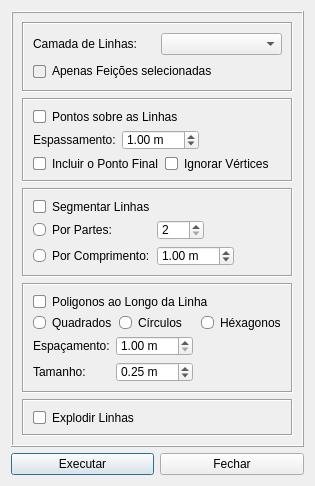
<?xml version="1.0" encoding="UTF-8"?>
<ui version="4.0">
 <class>OpLinhasDialog</class>
 <widget class="QDialog" name="OpLinhasDialog">
  <property name="geometry">
   <rect>
    <x>0</x>
    <y>0</y>
    <width>315</width>
    <height>483</height>
   </rect>
  </property>
  <property name="minimumSize">
   <size>
    <width>315</width>
    <height>0</height>
   </size>
  </property>
  <property name="maximumSize">
   <size>
    <width>315</width>
    <height>483</height>
   </size>
  </property>
  <property name="windowTitle">
   <string>Dialog</string>
  </property>
  <property name="windowIcon">
   <iconset>
    <normaloff>../icones/linhasop.png</normaloff>../icones/linhasop.png</iconset>
  </property>
  <layout class="QGridLayout" name="gridLayout_9">
   <item row="0" column="0" colspan="2">
    <widget class="QFrame" name="frame_5">
     <property name="frameShape">
      <enum>QFrame::Shape::Box</enum>
     </property>
     <property name="frameShadow">
      <enum>QFrame::Shadow::Raised</enum>
     </property>
     <layout class="QGridLayout" name="gridLayout_7">
      <item row="0" column="0">
       <widget class="QFrame" name="frame">
        <property name="frameShape">
         <enum>QFrame::Shape::Box</enum>
        </property>
        <property name="frameShadow">
         <enum>QFrame::Shadow::Sunken</enum>
        </property>
        <layout class="QGridLayout" name="gridLayout">
         <item row="0" column="0">
          <widget class="QLabel" name="label">
           <property name="text">
            <string>Camada de Linhas:</string>
           </property>
          </widget>
         </item>
         <item row="0" column="1">
          <widget class="QComboBox" name="comboBoxCamada">
           <property name="minimumSize">
            <size>
             <width>0</width>
             <height>0</height>
            </size>
           </property>
          </widget>
         </item>
         <item row="1" column="0" colspan="2">
          <widget class="QCheckBox" name="checkBoxSeleciona">
           <property name="minimumSize">
            <size>
             <width>0</width>
             <height>20</height>
            </size>
           </property>
           <property name="maximumSize">
            <size>
             <width>16777215</width>
             <height>20</height>
            </size>
           </property>
           <property name="styleSheet">
            <string notr="true">QCheckBox::indicator {
    width: 11px;  /* Aumentei um pouco o tamanho para melhor visualização */
    height: 11px;
    border-radius: 2px; /* Cantos ligeiramente arredondados */
    bbackground-color: #ffffff; /* Cor de fundo padrão */
    border: 1px solid #8a8a8a; /* Borda padrão */
    transition: all 0.2s ease; /* Suaviza as transições */
}

QCheckBox::indicator:hover {
    background-color: #ffffd5; /* Amarelo suave ao passar o mouse */
    border: 1px solid #8a8a8a; /* Borda padrão ao passar o mouse */
    border-radius: 2px; /* Mantém os cantos arredondados */
}

QCheckBox::indicator:checked {
    width: 11px;  /* Aumentei um pouco o tamanho para melhor visualização */
    height: 11px;
    background-color: #ffff00; /* Amarelo mais forte ao ser clicado */
    border: 1px solid #65964b; /* Borda verde escura ao ser clicado */
    border-radius: 3px; /* Mantém os cantos arredondados */
    box-shadow: inset 0px 4px 8px rgba(255, 0, 0, 0.5); /* Sombra interna para efeito 3D */
}</string>
           </property>
           <property name="text">
            <string>Apenas Feições selecionadas</string>
           </property>
          </widget>
         </item>
        </layout>
       </widget>
      </item>
      <item row="1" column="0">
       <widget class="QFrame" name="frame_4">
        <property name="frameShape">
         <enum>QFrame::Shape::Box</enum>
        </property>
        <property name="frameShadow">
         <enum>QFrame::Shadow::Sunken</enum>
        </property>
        <layout class="QGridLayout" name="gridLayout_8">
         <item row="0" column="0" colspan="2">
          <widget class="QCheckBox" name="checkBoxLinhas">
           <property name="styleSheet">
            <string notr="true">QCheckBox::indicator {
    width: 11px;  /* Aumentei um pouco o tamanho para melhor visualização */
    height: 11px;
    border-radius: 2px; /* Cantos ligeiramente arredondados */
    background-color: #ffffff; /* Cor de fundo padrão */
    border: 1px solid #8a8a8a; /* Borda padrão */
    transition: all 0.2s ease; /* Suaviza as transições */
}

QCheckBox::indicator:hover {
    background-color: #7eafff; /* Azul suave ao passar o mouse */
    border: 1px solid #8a8a8a; /* Borda padrão ao passar o mouse */
    border-radius: 2px; /* Mantém os cantos arredondados */
}

QCheckBox::indicator:checked {
    width: 11px;  /* Aumenta um pouco o tamanho para melhor visualização */
    height: 11px;
    background-color: #0000ff; /* Azul mais forte ao ser clicado */
    border: 1px solid #00007f; /* Borda Azul escura ao ser clicado */
    border-radius: 3px; /* Mantém os cantos arredondados */
    box-shadow: inset 0px 4px 8px rgba(255, 0, 0, 0.5); /* Sombra interna para efeito 3D */
}
</string>
           </property>
           <property name="text">
            <string>Pontos sobre as Linhas</string>
           </property>
          </widget>
         </item>
         <item row="1" column="0">
          <widget class="QLabel" name="label_3">
           <property name="text">
            <string>Espassamento:</string>
           </property>
          </widget>
         </item>
         <item row="1" column="1">
          <widget class="QDoubleSpinBox" name="doubleSpinBoxEspacamento">
           <property name="minimumSize">
            <size>
             <width>0</width>
             <height>20</height>
            </size>
           </property>
           <property name="suffix">
            <string> m</string>
           </property>
           <property name="minimum">
            <double>0.100000000000000</double>
           </property>
           <property name="maximum">
            <double>500.000000000000000</double>
           </property>
           <property name="singleStep">
            <double>0.500000000000000</double>
           </property>
           <property name="value">
            <double>1.000000000000000</double>
           </property>
          </widget>
         </item>
         <item row="1" column="2">
          <spacer name="horizontalSpacer">
           <property name="orientation">
            <enum>Qt::Orientation::Horizontal</enum>
           </property>
           <property name="sizeHint" stdset="0">
            <size>
             <width>68</width>
             <height>20</height>
            </size>
           </property>
          </spacer>
         </item>
         <item row="2" column="0" colspan="3">
          <layout class="QGridLayout" name="gridLayout_5">
           <item row="0" column="0">
            <widget class="QCheckBox" name="checkBoxPFinal">
             <property name="styleSheet">
              <string notr="true">QCheckBox::indicator {
    width: 11px;  /* Aumentei um pouco o tamanho para melhor visualização */
    height: 11px;
    border-radius: 2px; /* Cantos ligeiramente arredondados */
    background-color: #ffffff; /* Cor de fundo padrão */
    border: 1px solid #8a8a8a; /* Borda padrão */
    transition: all 0.2s ease; /* Suaviza as transições */
}

QCheckBox::indicator:hover {
    background-color: #aaff7f; /* Verde suave ao passar o mouse */
    border: 1px solid #8a8a8a; /* Borda padrão ao passar o mouse */
    border-radius: 2px; /* Mantém os cantos arredondados */
}

QCheckBox::indicator:checked {
    width: 11px;  /* Aumentei um pouco o tamanho para melhor visualização */
    height: 11px;
    background-color: #00ff00; /* Verde mais forte ao ser clicado */
    border: 1px solid #65964b; /* Borda verde escura ao ser clicado */
    border-radius: 3px; /* Mantém os cantos arredondados */
    box-shadow: inset 0px 4px 8px rgba(255, 0, 0, 0.5); /* Sombra interna para efeito 3D */
}</string>
             </property>
             <property name="text">
              <string>Incluir o Ponto Final</string>
             </property>
            </widget>
           </item>
           <item row="0" column="1">
            <widget class="QCheckBox" name="checkBoxIgnoraV">
             <property name="styleSheet">
              <string notr="true">QCheckBox::indicator {
    width: 11px;  /* Aumentei um pouco o tamanho para melhor visualização */
    height: 11px;
    border-radius: 2px; /* Cantos ligeiramente arredondados */
    background-color: #ffffff; /* Cor de fundo padrão */
    border: 1px solid #8a8a8a; /* Borda padrão */
    transition: all 0.2s ease; /* Suaviza as transições */
}

QCheckBox::indicator:hover {
    background-color: #aaff7f; /* Verde suave ao passar o mouse */
    border: 1px solid #8a8a8a; /* Borda padrão ao passar o mouse */
    border-radius: 2px; /* Mantém os cantos arredondados */
}

QCheckBox::indicator:checked {
    width: 11px;  /* Aumentei um pouco o tamanho para melhor visualização */
    height: 11px;
    background-color: #00ff00; /* Verde mais forte ao ser clicado */
    border: 1px solid #65964b; /* Borda verde escura ao ser clicado */
    border-radius: 3px; /* Mantém os cantos arredondados */
    box-shadow: inset 0px 4px 8px rgba(255, 0, 0, 0.5); /* Sombra interna para efeito 3D */
}</string>
             </property>
             <property name="text">
              <string>Ignorar Vértices</string>
             </property>
            </widget>
           </item>
          </layout>
         </item>
        </layout>
       </widget>
      </item>
      <item row="2" column="0">
       <widget class="QFrame" name="frame_3">
        <property name="frameShape">
         <enum>QFrame::Shape::Box</enum>
        </property>
        <property name="frameShadow">
         <enum>QFrame::Shadow::Sunken</enum>
        </property>
        <layout class="QGridLayout" name="gridLayout_3">
         <item row="1" column="2" colspan="2">
          <spacer name="horizontalSpacer_3">
           <property name="orientation">
            <enum>Qt::Orientation::Horizontal</enum>
           </property>
           <property name="sizeHint" stdset="0">
            <size>
             <width>50</width>
             <height>20</height>
            </size>
           </property>
          </spacer>
         </item>
         <item row="2" column="0">
          <widget class="QRadioButton" name="radioButtonComprimento">
           <property name="styleSheet">
            <string notr="true">QRadioButton::indicator {
    width: 11px;  
    height: 11px;
    border-radius: 5px; /* Circular, pois metade de 11 é aproximadamente 5 */
    background-color: #ffffff; /* Cor de fundo padrão */
    border: 1px solid #8a8a8a;
    transition: all 0.2s ease;
}

QRadioButton::indicator:hover {
    background-color: #aaff7f;
    border: 1px solid #8a8a8a;
    border-radius: 5px;
}

QRadioButton::indicator:checked {
    width: 11px;  
    height: 11px;
    background-color: #00ff00;
    border: 1px solid #65964b;
    border-radius: 5px;
    box-shadow: inset 0px 4px 8px rgba(255, 0, 0, 0.5);
}
</string>
           </property>
           <property name="text">
            <string>Por Comprimento:</string>
           </property>
          </widget>
         </item>
         <item row="0" column="0">
          <widget class="QCheckBox" name="checkBoxSegmentar">
           <property name="styleSheet">
            <string notr="true">QCheckBox::indicator {
    width: 11px;  /* Aumentei um pouco o tamanho para melhor visualização */
    height: 11px;
    border-radius: 2px; /* Cantos ligeiramente arredondados */
    background-color: #ffffff; /* Cor de fundo padrão */
    border: 1px solid #8a8a8a; /* Borda padrão */
    transition: all 0.2s ease; /* Suaviza as transições */
}

QCheckBox::indicator:hover {
    background-color: #7eafff; /* Azul suave ao passar o mouse */
    border: 1px solid #8a8a8a; /* Borda padrão ao passar o mouse */
    border-radius: 2px; /* Mantém os cantos arredondados */
}

QCheckBox::indicator:checked {
    width: 11px;  /* Aumenta um pouco o tamanho para melhor visualização */
    height: 11px;
    background-color: #0000ff; /* Azul mais forte ao ser clicado */
    border: 1px solid #00007f; /* Borda Azul escura ao ser clicado */
    border-radius: 3px; /* Mantém os cantos arredondados */
    box-shadow: inset 0px 4px 8px rgba(255, 0, 0, 0.5); /* Sombra interna para efeito 3D */
}
</string>
           </property>
           <property name="text">
            <string>Segmentar Linhas</string>
           </property>
          </widget>
         </item>
         <item row="1" column="1">
          <widget class="QSpinBox" name="spinBoxPartes">
           <property name="minimumSize">
            <size>
             <width>0</width>
             <height>20</height>
            </size>
           </property>
           <property name="suffix">
            <string/>
           </property>
           <property name="minimum">
            <number>2</number>
           </property>
           <property name="maximum">
            <number>500</number>
           </property>
           <property name="value">
            <number>2</number>
           </property>
          </widget>
         </item>
         <item row="2" column="3">
          <spacer name="horizontalSpacer_4">
           <property name="orientation">
            <enum>Qt::Orientation::Horizontal</enum>
           </property>
           <property name="sizeHint" stdset="0">
            <size>
             <width>40</width>
             <height>20</height>
            </size>
           </property>
          </spacer>
         </item>
         <item row="1" column="0">
          <widget class="QRadioButton" name="radioButtonPartes">
           <property name="styleSheet">
            <string notr="true">QRadioButton::indicator {
    width: 11px;  
    height: 11px;
    border-radius: 5px; /* Circular, pois metade de 11 é aproximadamente 5 */
    background-color: #ffffff; /* Cor de fundo padrão */
    border: 1px solid #8a8a8a;
    transition: all 0.2s ease;
}

QRadioButton::indicator:hover {
    background-color: #aaff7f;
    border: 1px solid #8a8a8a;
    border-radius: 5px;
}

QRadioButton::indicator:checked {
    width: 11px;  
    height: 11px;
    background-color: #00ff00;
    border: 1px solid #65964b;
    border-radius: 5px;
    box-shadow: inset 0px 4px 8px rgba(255, 0, 0, 0.5);
}
</string>
           </property>
           <property name="text">
            <string>Por Partes:</string>
           </property>
          </widget>
         </item>
         <item row="2" column="1" colspan="2">
          <widget class="QDoubleSpinBox" name="doubleSpinBoxSegmentos">
           <property name="minimumSize">
            <size>
             <width>0</width>
             <height>20</height>
            </size>
           </property>
           <property name="suffix">
            <string> m</string>
           </property>
           <property name="minimum">
            <double>0.500000000000000</double>
           </property>
           <property name="maximum">
            <double>500.000000000000000</double>
           </property>
           <property name="value">
            <double>1.000000000000000</double>
           </property>
          </widget>
         </item>
        </layout>
       </widget>
      </item>
      <item row="3" column="0">
       <widget class="QFrame" name="frame_2">
        <property name="frameShape">
         <enum>QFrame::Shape::Box</enum>
        </property>
        <property name="frameShadow">
         <enum>QFrame::Shadow::Sunken</enum>
        </property>
        <layout class="QGridLayout" name="gridLayout_6">
         <item row="0" column="0" colspan="3">
          <widget class="QCheckBox" name="checkBoxPoliLinhas">
           <property name="styleSheet">
            <string notr="true">QCheckBox::indicator {
    width: 11px;  /* Aumentei um pouco o tamanho para melhor visualização */
    height: 11px;
    border-radius: 2px; /* Cantos ligeiramente arredondados */
    background-color: #ffffff; /* Cor de fundo padrão */
    border: 1px solid #8a8a8a; /* Borda padrão */
    transition: all 0.2s ease; /* Suaviza as transições */
}

QCheckBox::indicator:hover {
    background-color: #7eafff; /* Azul suave ao passar o mouse */
    border: 1px solid #8a8a8a; /* Borda padrão ao passar o mouse */
    border-radius: 2px; /* Mantém os cantos arredondados */
}

QCheckBox::indicator:checked {
    width: 11px;  /* Aumenta um pouco o tamanho para melhor visualização */
    height: 11px;
    background-color: #0000ff; /* Azul mais forte ao ser clicado */
    border: 1px solid #00007f; /* Borda Azul escura ao ser clicado */
    border-radius: 3px; /* Mantém os cantos arredondados */
    box-shadow: inset 0px 4px 8px rgba(255, 0, 0, 0.5); /* Sombra interna para efeito 3D */
}
</string>
           </property>
           <property name="text">
            <string>Poligonos ao Longo da Linha</string>
           </property>
          </widget>
         </item>
         <item row="1" column="0" colspan="3">
          <layout class="QGridLayout" name="gridLayout_2">
           <item row="0" column="1">
            <widget class="QRadioButton" name="radioButtonCirculos">
             <property name="styleSheet">
              <string notr="true">QRadioButton::indicator {
    width: 11px;
    height: 11px;
    border-radius: 5px; /* Aproximação de circular */
    background-color: #ffffff; /* Cor de fundo padrão */
    border: 1px solid #8a8a8a;
    transition: all 0.2s ease;
}

QRadioButton::indicator:hover {
    background-color: #FFD6FF; /* Magenta claro ao passar o mouse */
    border: 1px solid #8a8a8a;
    border-radius: 5px;
}

QRadioButton::indicator:checked {
    width: 11px;
    height: 11px;
    background-color: #FF00FF; /* Magenta vibrante */
    border: 1px solid #990099; /* Magenta escuro para contraste */
    border-radius: 5px;
    box-shadow: inset 0px 4px 8px rgba(0, 0, 0, 0.5); /* Efeito 3D interno */
}</string>
             </property>
             <property name="text">
              <string>Círculos</string>
             </property>
            </widget>
           </item>
           <item row="0" column="2">
            <widget class="QRadioButton" name="radioButtonHexagonos">
             <property name="styleSheet">
              <string notr="true">QRadioButton::indicator {
    width: 11px;
    height: 11px;
    border-radius: 5px; /* Aproximação de circular */
    background-color: #ffffff; /* Cor de fundo padrão */
    border: 1px solid #8a8a8a;
    transition: all 0.2s ease;
}

QRadioButton::indicator:hover {
    background-color: #ffcccc; /* Vermelho bem claro ao passar o mouse */
    border: 1px solid #8a8a8a;
    border-radius: 5px;
}

QRadioButton::indicator:checked {
    width: 11px;
    height: 11px;
    background-color: #FF0000; /* Vermelho vibrante */
    border: 1px solid #8B0000; /* Vermelho escuro para contraste */
    border-radius: 5px;
    box-shadow: inset 0px 4px 8px rgba(0, 0, 0, 0.5); /* Efeito 3D interno */
}
</string>
             </property>
             <property name="text">
              <string>Héxagonos</string>
             </property>
            </widget>
           </item>
           <item row="0" column="0">
            <widget class="QRadioButton" name="radioButtonQuadrados">
             <property name="styleSheet">
              <string notr="true">QRadioButton::indicator {
    width: 11px;  
    height: 11px;
    border-radius: 5px; /* Circular, pois metade de 11 é aproximadamente 5 */
    background-color: #ffffff; /* Cor de fundo padrão */
    border: 1px solid #8a8a8a;
    transition: all 0.2s ease;
}

QRadioButton::indicator:hover {
    background-color: #aaff7f;
    border: 1px solid #8a8a8a;
    border-radius: 5px;
}

QRadioButton::indicator:checked {
    width: 11px;  
    height: 11px;
    background-color: #00ff00;
    border: 1px solid #65964b;
    border-radius: 5px;
    box-shadow: inset 0px 4px 8px rgba(255, 0, 0, 0.5);
}
</string>
             </property>
             <property name="text">
              <string>Quadrados</string>
             </property>
            </widget>
           </item>
          </layout>
         </item>
         <item row="2" column="0">
          <widget class="QLabel" name="label_4">
           <property name="text">
            <string>Espaçamento:</string>
           </property>
          </widget>
         </item>
         <item row="2" column="1">
          <widget class="QDoubleSpinBox" name="doubleSpinBoxEspacamento2">
           <property name="minimumSize">
            <size>
             <width>0</width>
             <height>20</height>
            </size>
           </property>
           <property name="suffix">
            <string> m</string>
           </property>
           <property name="minimum">
            <double>1.000000000000000</double>
           </property>
           <property name="maximum">
            <double>500.000000000000000</double>
           </property>
           <property name="value">
            <double>1.000000000000000</double>
           </property>
          </widget>
         </item>
         <item row="2" column="2">
          <spacer name="horizontalSpacer_2">
           <property name="orientation">
            <enum>Qt::Orientation::Horizontal</enum>
           </property>
           <property name="sizeHint" stdset="0">
            <size>
             <width>102</width>
             <height>20</height>
            </size>
           </property>
          </spacer>
         </item>
         <item row="3" column="0">
          <widget class="QLabel" name="label_2">
           <property name="text">
            <string>Tamanho:</string>
           </property>
          </widget>
         </item>
         <item row="3" column="1">
          <widget class="QDoubleSpinBox" name="doubleSpinBoxTamanho">
           <property name="minimumSize">
            <size>
             <width>0</width>
             <height>20</height>
            </size>
           </property>
           <property name="suffix">
            <string> m</string>
           </property>
           <property name="minimum">
            <double>0.050000000000000</double>
           </property>
           <property name="maximum">
            <double>500.000000000000000</double>
           </property>
           <property name="singleStep">
            <double>0.050000000000000</double>
           </property>
           <property name="value">
            <double>0.250000000000000</double>
           </property>
          </widget>
         </item>
         <item row="3" column="2">
          <spacer name="horizontalSpacer_5">
           <property name="orientation">
            <enum>Qt::Orientation::Horizontal</enum>
           </property>
           <property name="sizeHint" stdset="0">
            <size>
             <width>102</width>
             <height>20</height>
            </size>
           </property>
          </spacer>
         </item>
        </layout>
       </widget>
      </item>
      <item row="4" column="0">
       <widget class="QFrame" name="frame_6">
        <property name="frameShape">
         <enum>QFrame::Shape::Box</enum>
        </property>
        <property name="frameShadow">
         <enum>QFrame::Shadow::Sunken</enum>
        </property>
        <layout class="QGridLayout" name="gridLayout_4">
         <item row="0" column="0">
          <widget class="QCheckBox" name="checkBoxExplodir">
           <property name="styleSheet">
            <string notr="true">QCheckBox::indicator {
    width: 11px;  /* Aumentei um pouco o tamanho para melhor visualização */
    height: 11px;
    border-radius: 2px; /* Cantos ligeiramente arredondados */
    background-color: #ffffff; /* Cor de fundo padrão */
    border: 1px solid #8a8a8a; /* Borda padrão */
    transition: all 0.2s ease; /* Suaviza as transições */
}

QCheckBox::indicator:hover {
    background-color: #aaff7f; /* Verde suave ao passar o mouse */
    border: 1px solid #8a8a8a; /* Borda padrão ao passar o mouse */
    border-radius: 2px; /* Mantém os cantos arredondados */
}

QCheckBox::indicator:checked {
    width: 11px;  /* Aumentei um pouco o tamanho para melhor visualização */
    height: 11px;
    background-color: #00ff00; /* Verde mais forte ao ser clicado */
    border: 1px solid #65964b; /* Borda verde escura ao ser clicado */
    border-radius: 3px; /* Mantém os cantos arredondados */
    box-shadow: inset 0px 4px 8px rgba(255, 0, 0, 0.5); /* Sombra interna para efeito 3D */
}</string>
           </property>
           <property name="text">
            <string>Explodir Linhas</string>
           </property>
          </widget>
         </item>
        </layout>
       </widget>
      </item>
     </layout>
    </widget>
   </item>
   <item row="1" column="0">
    <widget class="QPushButton" name="pushButtonExecutar">
     <property name="styleSheet">
      <string notr="true">/* Estado normal: mantém o estilo original definido pelo Qtdesigner */
QPushButton {
    /* Não há alterações aqui, preserva o visual padrão */
}

/* Ao passar o mouse: aplica o efeito &quot;Windows Vista&quot; com azul padrão,
   onde a parte inferior apresenta um tom mais claro e iluminado */
QPushButton:hover {
    background: qlineargradient(
        spread: pad,
        x1: 0, y1: 0,
        x2: 0, y2: 1,
        stop: 0   #87CEFA,   /* Topo: LightSkyBlue, leve e claro */
        stop: 0.8 #1E90FF,   /* Meio: DodgerBlue, cor padrão e vibrante */
        stop: 1   #ADD8E6    /* Fundo: LightBlue, mais claro e iluminado */
    );
    border: 1px solid #1E90FF; /* Realça a borda com DodgerBlue */
    border-radius: 4px;        /* Garante cantos arredondados, se necessário */
    transition: all 0.2s ease; /* Suaviza a transição do efeito */
}

/* Ao clicar: fixa o efeito com cor sólida e aparência &quot;pressionada&quot; */
QPushButton:pressed {
    background: qlineargradient(
        spread: pad,
        x1: 0, y1: 0,
        x2: 0, y2: 1,
        stop: 0   #1E90FF,   /* Inicia com DodgerBlue */
        stop: 1   #1874CD    /* Finaliza com um tom mais escuro */
    );
    border: 1px solid #1560BD; /* Borda levemente escurecida */
    transform: scale(0.98);     /* Sutil redução de escala para simular clique */
}
</string>
     </property>
     <property name="text">
      <string>Executar</string>
     </property>
    </widget>
   </item>
   <item row="1" column="1">
    <widget class="QPushButton" name="pushButtonFechar">
     <property name="styleSheet">
      <string notr="true">QPushButton {
    /* Mantém o estilo original do botão */
    transition: all 0.2s ease; /* Suaviza todas as transições de estado */
}

QPushButton:hover {
    background-color: qlineargradient(spread:pad, x1:0, y1:0, x2:0, y2:1, stop:0 #ffcccc, stop:1 #ff9999); /* Gradiente suave em tons de vermelho claro */
    border: 1px solid #ff6666; /* Borda vermelha mais escura */
    border-radius: 4px; /* Cantos arredondados */
    box-shadow: 0px 4px 8px rgba(255, 0, 0, 0.8); /* Sombra vermelha brilhante e levemente deslocada para dar profundidade */
}

QPushButton:pressed {
    background-color: qlineargradient(spread:pad, x1:0, y1:0, x2:0, y2:1, stop:0 #ff9999, stop:1 #ff6666); /* Gradiente mais escuro para efeito pressionado */
    border: 1px solid #cc0000; /* Borda vermelha ainda mais escura */
    box-shadow: inset 0px 4px 8px rgba(255, 0, 0, 0.8); /* Sombra interna para dar a impressão de que o botão foi pressionado */
    transform: scale(0.98); /* Leve redução no tamanho para simular o pressionar */
}
</string>
     </property>
     <property name="text">
      <string>Fechar</string>
     </property>
    </widget>
   </item>
  </layout>
 </widget>
 <resources/>
 <connections/>
</ui>
